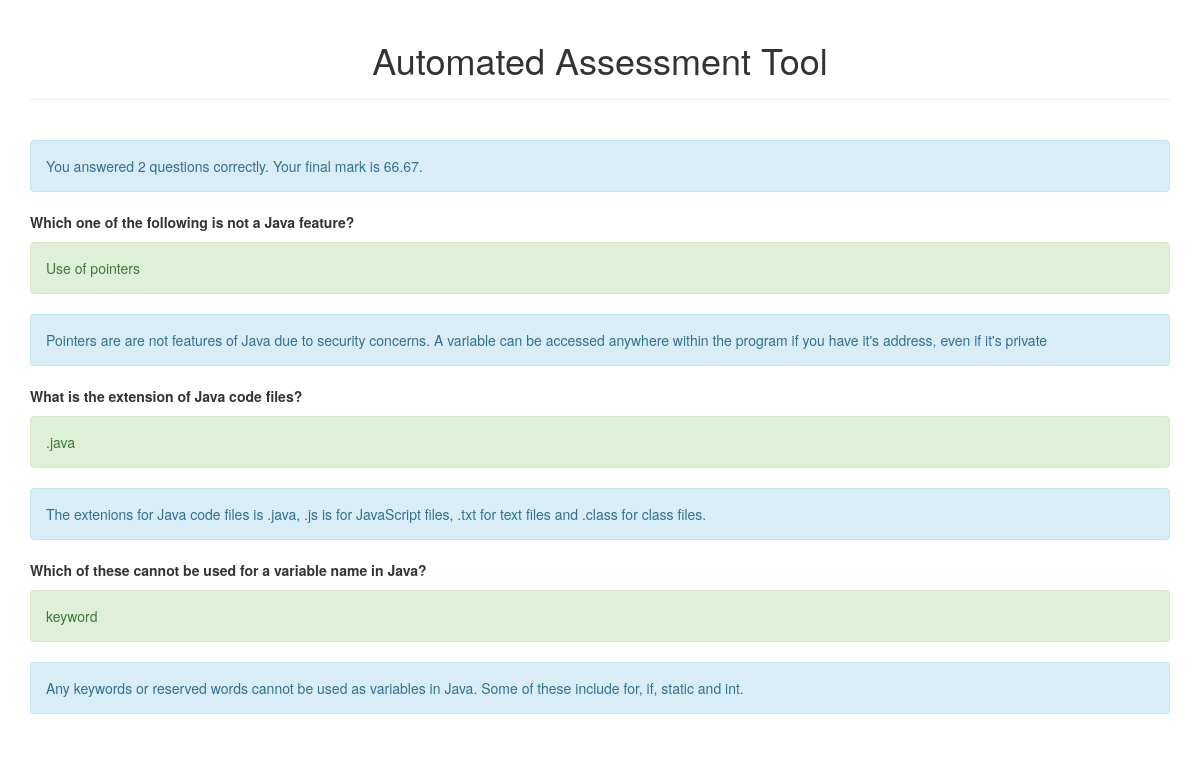
The app's page /Student/results/James/6 with its own data.
### tables this page shows
CREATE TABLE allAttempts(
	'id' INTEGER PRIMARY KEY AUTOINCREMENT,
	'assessmentid' INTEGER NOT NULL,
	'username' TEXT NOT NULL,
	'completed' TEXT,
    'count' INTEGER NOT NULL DEFAULT 0,
	'mark' INTEGER NOT NULL DEFAULT 0
);

CREATE TABLE Questions(
    'assessmentid' INTEGER,
	'id' INTEGER PRIMARY KEY AUTOINCREMENT,
	'question' TEXT  NOT NULL,
	'answer' TEXT NOT NULL,
	'check1' TEXT NOT NULL,
	'check2' TEXT NOT NULL,
	'check3' TEXT,
	'feedback' TEXT NOT NULL,
	'comment' TEXT
);

### Server.py (the view, shortened to what this page needs)
@app.route("/Student/results/<string:username>/<int:get_id>", methods=["GET"])
def results(get_id, username):
    conn = get_db_conn()
    alldata = conn.execute("SELECT * FROM studentAttempts WHERE username=?", (username,)).fetchone()
    alldata = conn.execute("SELECT * FROM allAttempts WHERE id=?", [get_id]).fetchone()
    qid = conn.execute("SELECT assessmentid FROM allAttempts WHERE id=?", [get_id]).fetchone()[0]
    allques = conn.execute("SELECT * FROM Questions WHERE assessmentid=?", [qid]).fetchall()
    return render_template('results.html', alldata=alldata, allques=allques, username=username, res=True)

### Server.py (called while the page is built)
def get_db_conn():
    conn = sqlite3.connect('AATData.db')
    conn.row_factory = sqlite3.Row
    return conn

### templates/results.html (shortened to what this page needs)
{%extends 'Student.html'%}
{%block mainBlock%}
{% if res != True%}
<h1 style="text-align: center;">{{ data3 }}</h1>
<div class="container">
  <div class="alert alert-info"> You answered {{ data1 }} questions correctly.
  Your final mark is {{ data2 }}.
  </div>
  <a href="{{ url_for('Student', username=username) }}">
    <button class="btn btn-success"> Return </button> </a>
</div>
{% else %}
<div class="container">
{% if alldata%}
  <div class="alert alert-info"> You answered {{alldata['count']}} questions correctly.
  Your final mark is {{ alldata['mark'] }}.
  {%endif%}
  </div>
  {% for question in allques%}
  <p ><strong>{{ question['question'] }}</strong></p>
  <div class="alert alert-success"><p >{{ question['answer'] }}</p></div>
  <div class="alert alert-info"><p >{{ question['feedback'] }}</p></div>
  {%endfor%}
</div>
{%endif%}
{%endblock%}

### records on screen
allAttempts: count "2", mark "66.67"
Questions: question "Which one of the following is not a Java feature?", answer "Use of pointers", feedback "Pointers are are not features of Java due to security concerns. A variable can be accessed anywhere within the program if you have it's address, even if it's private"
Questions: question "What is the extension of Java code files?", answer ".java", feedback "The extenions for Java code files is .java, .js is for JavaScript files, .txt for text files and .class for class files."
Questions: question "Which of these cannot be used for a variable name in Java?", answer "keyword", feedback "Any keywords or reserved words cannot be used as variables in Java. Some of these include for, if, static and int."
